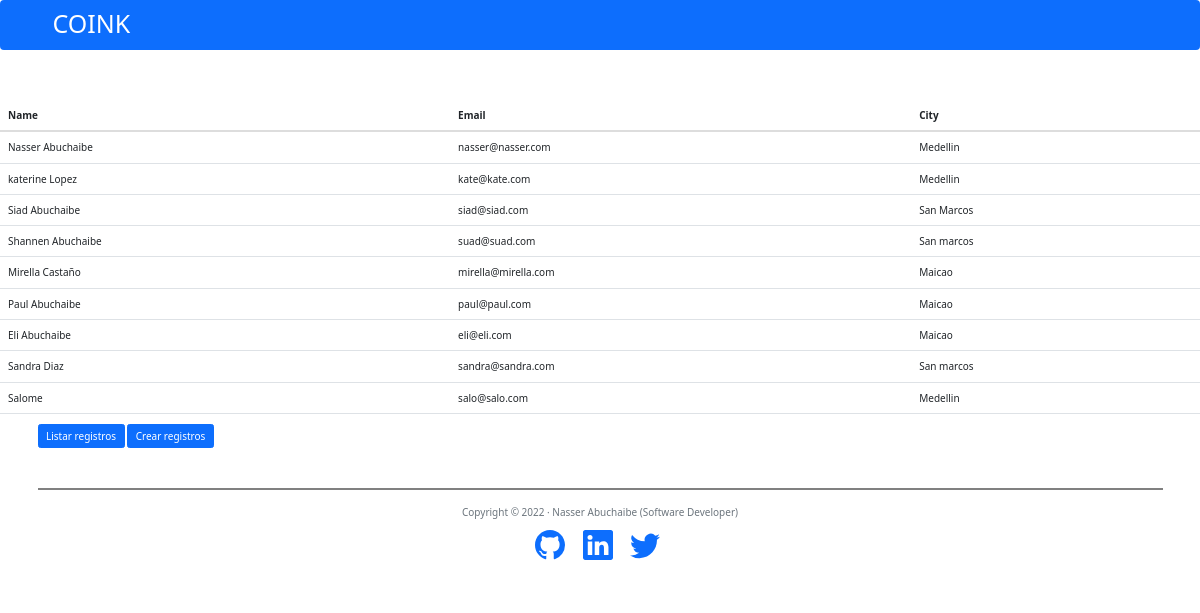
Page /list on the committed database.
### models.py (models this page shows, shortened)
class Usuario(db.Model):
    __tablename__ = 'usuario'
    id = db.Column(db.Integer, primary_key=True)
    username = db.Column(db.String(100))
    email = db.Column(db.String(100), unique=True)
    city = db.Column(db.String(100))

### routes.py (the view)
@app.route('/list')
def list_all():
    users = Usuario.query.all()
    return render_template('list.html', users=users)

### templates/list.html (shortened to what this page needs)
{% extends 'base.html' %}
{% block content %}
<table class="table">
    <thead>
      <tr>
        <th scope="col">Name</th>
        <th scope="col">Email</th>
        <th scope="col">City</th>
      </tr>
    </thead>
    <tbody>
        {% for user in users %}
            <tr>
                <td>{{ user.username }}</td>
                <td>{{ user.email }}</td>
                <td>{{ user.city }} </td>
            </tr>
        {% endfor %}
    </tbody>
  </table>
{% endblock %}

### templates/base.html (shortened to what this page needs)
{% extends 'bootstrap/base.html' %}
{% block head %}
    {{ super() }}
    <link href="https://cdn.jsdelivr.net/npm/bootstrap@5.1.3/dist/css/bootstrap.min.css" rel="stylesheet">
{% endblock head %}
{% block body %}
    {% block navbar %}
        {% include 'navbar.html' %}
    {% endblock %}
    <br>
    <br>
    {% block content %}{% endblock %}
    <div class="container">
        <a class="btn btn-primary" href={{url_for('list_all')}} role="button">Listar registros</a>
        <a class="btn btn-primary" href={{url_for('index')}} role="button">Crear registros</a>
    </div>
    {% block footer %}
        <div class="container">
	        <div id="footer">
		        {% include 'footer.html' %}
	        </div>
        </div>
    {% endblock %}
{% endblock %}

### templates/navbar.html
<nav class="navbar navbar-dark bg-primary">
  <div class="container">
      <div class="collapse navbar-collapse" id="navbarNavAltMarkup">
        <div class="navbar-nav">
          <h1>COINK</h1>
        </div>
      </div>
    </div>
</nav>

### templates/footer.html (shortened to what this page needs)
<footer style="margin-top: 40px; border-top: 2px solid gray; padding: 15px;">
    <p class="copyright text-muted" style="text-align: center;">Copyright &copy; 2022 · Nasser Abuchaibe (Software
        Developer) </p>
    <div class="container">
        <div class="row">
            <div class="col-lg-8 col-md-10 mx-auto">
                <ul class="list-inline text-center">
                    <li class="list-inline-item">
                        <a href="https://github.com/NasserAbuchaibe" target="_blank">
                        </a>
                    </li>
                    <li class="list-inline-item">
                        <a href="https://www.linkedin.com/in/nasser-abuchaibe-b251159a/" target="_blank">
                        </a>
                    </li>
                    <li class="list-inline-item">
                        <a href="https://twitter.com/NasserAbuchaibe" target="_blank">
                        </a>
                    </li>
                </ul>
            </div>
        </div>
    </div>
</footer>

### rows in the picture
Usuario: username "Nasser Abuchaibe", email "nasser@nasser.com", city "Medellin"
Usuario: username "katerine Lopez", email "kate@kate.com", city "Medellin"
Usuario: username "Siad Abuchaibe", email "siad@siad.com", city "San Marcos"
Usuario: username "Shannen Abuchaibe", email "suad@suad.com", city "San marcos"
Usuario: username "Mirella Castaño", email "mirella@mirella.com", city "Maicao"
Usuario: username "Paul Abuchaibe", email "paul@paul.com", city "Maicao"
Usuario: username "Eli Abuchaibe", email "eli@eli.com", city "Maicao"
Usuario: username "Sandra Diaz", email "sandra@sandra.com", city "San marcos"
Usuario: username "Salome", email "salo@salo.com", city "Medellin"
